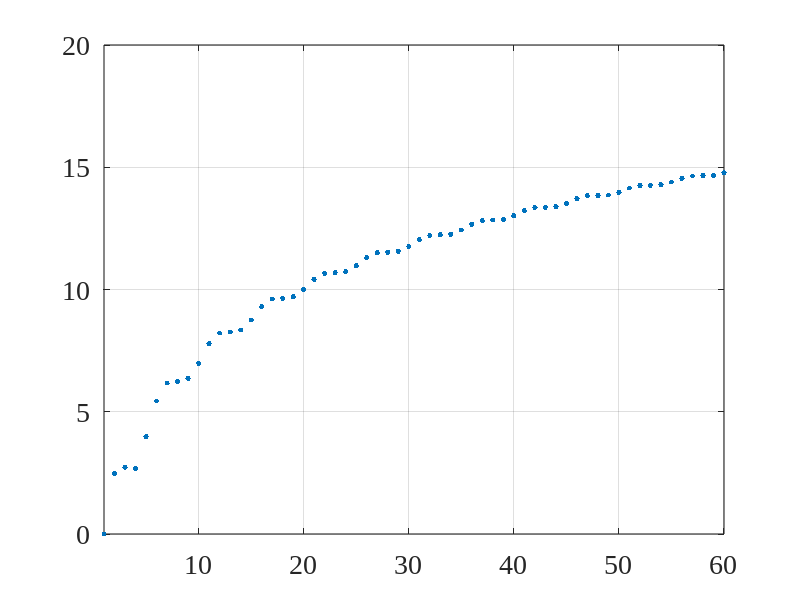
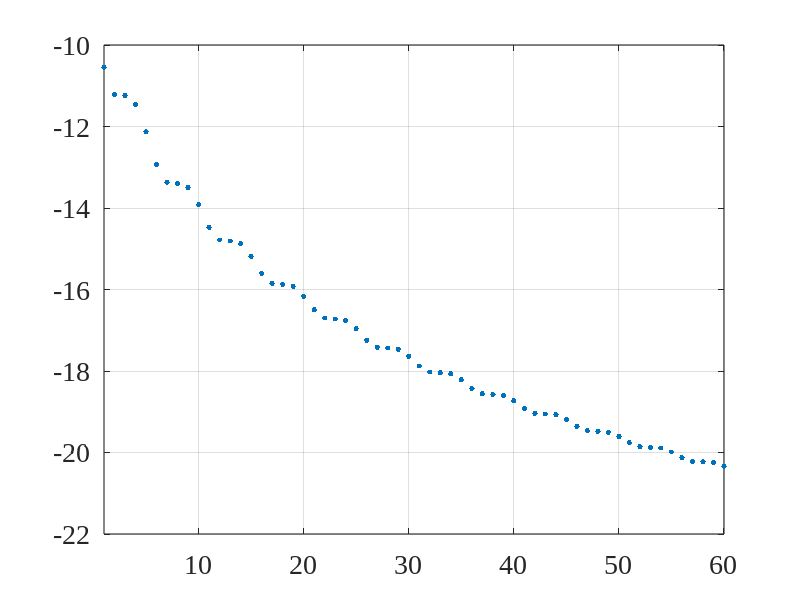

MATLAB code to generate these figures, in order:
close all; clc; clear all;
linewd = 0.8;
hcfontsize = 20;
MarkerSize=12;

A=0.5;
f0=0.1;
sigma_v2=0.3;

L_values=1:60;  % length of the filter
Gain_dB_values=zeros(size(L_values));
MSE_values=zeros(size(L_values));
for idx=1:length(L_values)
    L=L_values(idx);
    
    iSNR=A^2/2/sigma_v2;
    iSNR_dB=10*log10(iSNR);
    Rv=sigma_v2*eye(L);
    
    [t1,t2]=meshgrid(1:L,1:L);
    Rx=0.5*A^2*cos(2*pi*f0*(t1-t2));
    Ry=Rx+Rv;
    i_i=[1; zeros(L-1,1)];
    hW=Ry\Rx*i_i;
    
    oSNR=(hW'*Rx*hW)/(hW'*Rv*hW);
    oSNR_dB=10*log10(oSNR);
    Gain_dB_values(idx)=oSNR_dB-iSNR_dB;
    
    MSE_values(idx)=10*log10(A^2/2-2*hW'*Rx*i_i+hW'*Ry*hW);
end

figure
plot(L_values,Gain_dB_values,'.','linewidth',linewd, 'MarkerSize',MarkerSize);
set(gca, 'Color', [1, 1, 1]); 
set(gca, 'FontName', 'Times New Roman');
set(gca, 'FontSize', hcfontsize);
set(gca, 'LineWidth', linewd); 
set(gca,'XLim',[1 max(L_values)]);
set(gca,'XTick',10:10:max(L_values)); 
box on; grid on;

figure
plot(L_values,MSE_values,'.','linewidth',linewd, 'MarkerSize',MarkerSize);
set(gca, 'Color', [1, 1, 1]); 
set(gca, 'FontName', 'Times New Roman');
set(gca, 'FontSize', hcfontsize);
set(gca, 'LineWidth', linewd); 
set(gca,'XLim',[1 max(L_values)]);
set(gca,'XTick',10:10:max(L_values)); 
box on; grid on;
